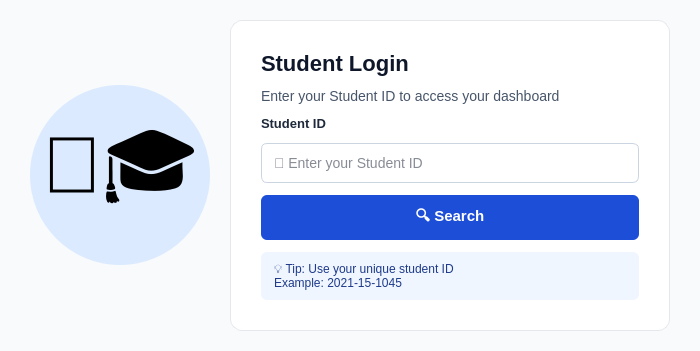
<?xml version="1.0" encoding="UTF-8"?>
<ui version="4.0">
 <class>StudentLoginDialog</class>
 <widget class="QDialog" name="StudentLoginDialog">
  <property name="geometry">
   <rect>
    <x>0</x>
    <y>0</y>
    <width>700</width>
    <height>350</height>
   </rect>
  </property>
  <property name="windowTitle">
   <string>Student Login</string>
  </property>
  <property name="styleSheet">
   <string>QDialog { background-color: #f8fafc; }</string>
  </property>
  <layout class="QHBoxLayout" name="horizontalLayout">
   <property name="spacing">
    <number>20</number>
   </property>
   <property name="leftMargin">
    <number>30</number>
   </property>
   <property name="topMargin">
    <number>20</number>
   </property>
   <property name="rightMargin">
    <number>30</number>
   </property>
   <property name="bottomMargin">
    <number>20</number>
   </property>
   
   <item>
    <widget class="QLabel" name="label_avatar">
     <property name="minimumSize">
      <size>
       <width>180</width>
       <height>180</height>
      </size>
     </property>
     <property name="maximumSize">
      <size>
       <width>180</width>
       <height>180</height>
      </size>
     </property>
     <property name="styleSheet">
      <string>
       QLabel {
           background-color: #dbeafe;
           border-radius: 90px;
           font-size: 80px;
       }
      </string>
     </property>
     <property name="text">
      <string>👨‍🎓</string>
     </property>
     <property name="alignment">
      <set>Qt::AlignCenter</set>
     </property>
    </widget>
   </item>
   
   <item>
    <widget class="QFrame" name="frame_loginCard">
     <property name="styleSheet">
      <string>
       QFrame#frame_loginCard {
           background-color: white;
           border-radius: 12px;
           border: 1px solid #e5e7eb;
       }
      </string>
     </property>
     <layout class="QVBoxLayout" name="verticalLayout">
      <property name="spacing">
       <number>12</number>
      </property>
      <property name="leftMargin">
       <number>30</number>
      </property>
      <property name="topMargin">
       <number>30</number>
      </property>
      <property name="rightMargin">
       <number>30</number>
      </property>
      <property name="bottomMargin">
       <number>30</number>
      </property>
      <item>
       <widget class="QLabel" name="label_title">
        <property name="styleSheet">
         <string>font-size: 22px; font-weight: bold; color: #0f172a;</string>
        </property>
        <property name="text">
         <string>Student Login</string>
        </property>
       </widget>
      </item>
      <item>
       <widget class="QLabel" name="label_subtitle">
        <property name="styleSheet">
         <string>font-size: 14px; color: #475569;</string>
        </property>
        <property name="text">
         <string>Enter your Student ID to access your dashboard</string>
        </property>
       </widget>
      </item>
      <item>
       <spacer name="verticalSpacer1">
        <property name="orientation">
         <enum>Qt::Vertical</enum>
        </property>
        <property name="sizeHint" stdset="0">
         <size>
          <width>20</width>
          <height>10</height>
         </size>
        </property>
       </spacer>
      </item>
      <item>
       <widget class="QLabel" name="label_idInput">
        <property name="styleSheet">
         <string>font-size: 13px; font-weight: bold; color: #1e293b;</string>
        </property>
        <property name="text">
         <string>Student ID</string>
        </property>
       </widget>
      </item>
      <item>
       <widget class="QLineEdit" name="lineEdit_studentId">
        <property name="minimumSize">
         <size>
          <width>0</width>
          <height>40</height>
         </size>
        </property>
        <property name="styleSheet">
         <string>
          QLineEdit {
              border: 1px solid #cbd5e1;
              border-radius: 6px;
              padding-left: 10px;
              background-color: white;
              color: #0f172a;
              font-size: 14px;
          }
          QLineEdit:focus { border: 2px solid #2563eb; }
         </string>
        </property>
        <property name="placeholderText">
         <string>👤 Enter your Student ID</string>
        </property>
       </widget>
      </item>
      <item>
       <widget class="QPushButton" name="btn_search">
        <property name="minimumSize">
         <size>
          <width>0</width>
          <height>45</height>
         </size>
        </property>
        <property name="styleSheet">
         <string>
          QPushButton {
              background-color: #1d4ed8;
              color: white;
              border-radius: 6px;
              font-size: 15px;
              font-weight: bold;
          }
          QPushButton:hover { background-color: #1e40af; }
          QPushButton:pressed { background-color: #1e3a8a; }
         </string>
        </property>
        <property name="text">
         <string>🔍 Search</string>
        </property>
       </widget>
      </item>
      <item>
       <spacer name="verticalSpacer2">
        <property name="orientation">
         <enum>Qt::Vertical</enum>
        </property>
        <property name="sizeHint" stdset="0">
         <size>
          <width>20</width>
          <height>10</height>
         </size>
        </property>
       </spacer>
      </item>
      <item>
       <widget class="QLabel" name="label_tip">
        <property name="styleSheet">
         <string>
          QLabel {
              background-color: #eff6ff;
              color: #1e3a8a;
              border-radius: 6px;
              padding: 10px;
              font-size: 12px;
          }
         </string>
        </property>
        <property name="text">
         <string>💡 Tip: Use your unique student ID
Example: 2021-15-1045</string>
        </property>
       </widget>
      </item>
     </layout>
    </widget>
   </item>
  </layout>
 </widget>
 <resources/>
 <connections/>
</ui>
